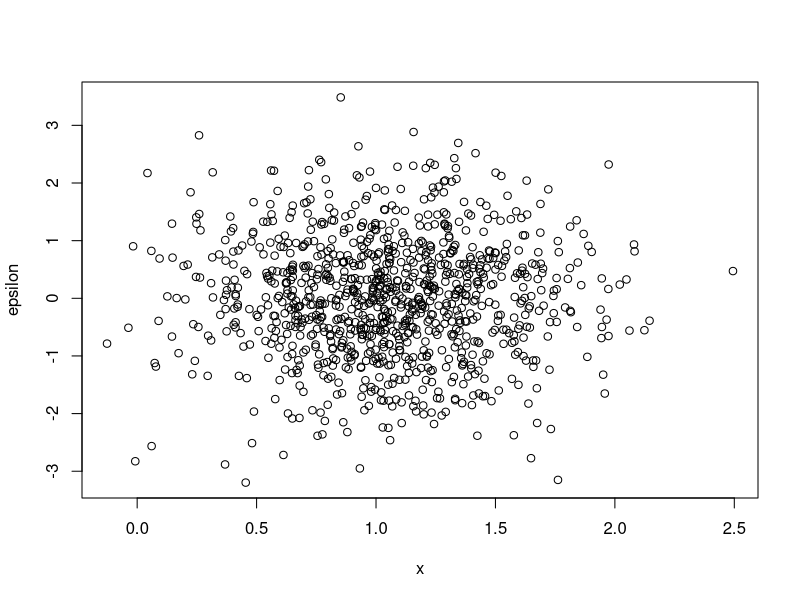
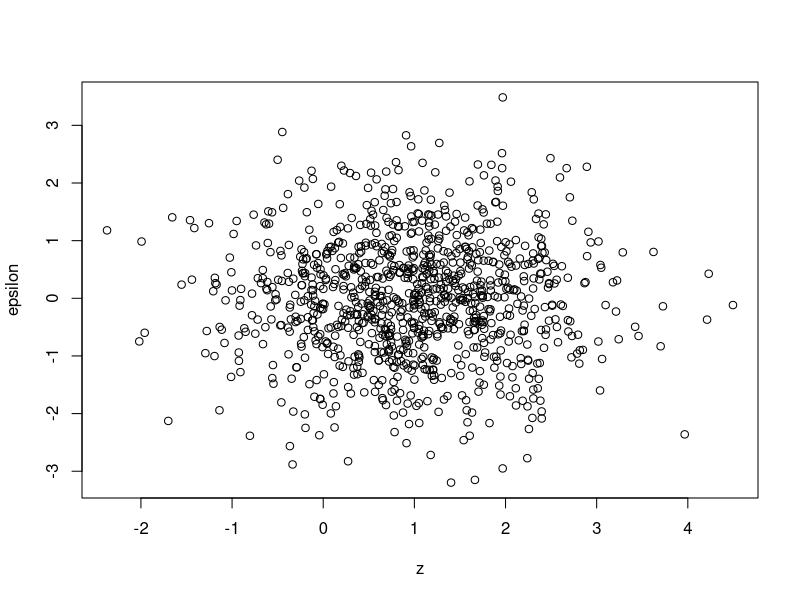
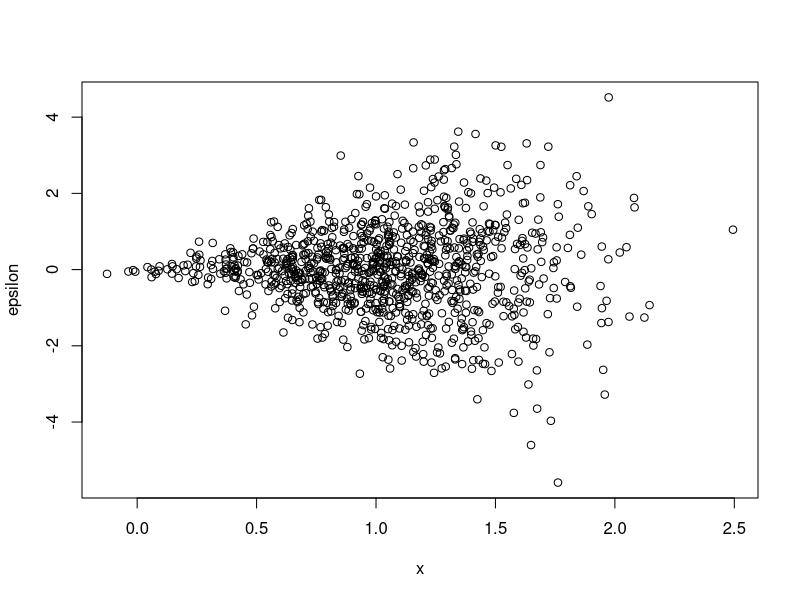

Here is the R script that generated these plots, in order:
# Use R, check each of these examples separately
# true model: y = 1.5 + 1*x + 1*z + epsilon
# intercept = 1.5, both coefficients = 1.0

# Reading data for CCS2
# CS2_data <- read_csv("CaseStudy2_Tran.csv")
# CS2_data <- CS2_data[complete.cases(CS2_data), ]

################################### EXAMPLE 1 ###################################
# Multicollinearity: small sample + small correlation
# gamma determines the correlation between x and z
# small gamma -> low correlation
set.seed(42)
N=100
gamma = 0.05

# Assigning variables
z <- rnorm(N, 1, 1)
x <- gamma*z + rnorm(N, 1, 0.4)
y <- 1.5 + z + x + rnorm(N, 0, 1)

# Regression
# Here we are regressing y on x and y
ex1 <- lm(y ~ x + z)

# Display regression results
summary(ex1)

################################### EXAMPLE 2 ###################################
# Multicollinearity: small sample + large correlation
# large gamma -> high correlation
set.seed(32)
N=100
gamma = 5

# Assigning variables
z <- rnorm(N, 1, 1)
x <- gamma*z + rnorm(N, 1, 0.4)
y <- 1.5 + z + x + rnorm(N, 0, 1)

# Regression
ex2 <- lm(y ~ x + z)
summary(ex2)

################################### EXAMPLE 3 ###################################
# Multicollinearity: large sample + large correlation
# large gamma -> high correlation
# but sample size is large
set.seed(32)
N=100000
gamma = 5

# Assigning variables
z <- rnorm(N, 1, 1)
x <- gamma*z + rnorm(N, 1, 0.4)
y <- 1.5 + z + x + rnorm(N, 0, 1)

# Regression
ex3 <- lm(y ~ x + z)
summary(ex3)

################################### EXAMPLE 4 ###################################
# Heteroscedasticity: testing for presence by plotting epsilon vs x and z
set.seed(42)
N=1000
gamma = 0.05

# Assigning variables
z <- rnorm(N, 1, 1)
x <- gamma*z + rnorm(N, 1, 0.4)
y <- 1.5 + z + x + rnorm(N, 0, 1)

# Regression
ex4 <- lm(y ~ x + z)

# Epsilon
epsilon = ex4$residuals
plot(x, epsilon)
plot(z, epsilon)
# The epsilon has a constant variance = 1, independent of the x and z

################################### EXAMPLE 5 ###################################
# Heteroscedasticity: testing for presence by plotting epsilon vs x and z
set.seed(42)
N=1000
gamma = 0.05

# Assigning variables
z <- rnorm(N, 1, 1)
x <- gamma*z + rnorm(N, 1, 0.4)
# In this example, we make the variance of epsilon a function of x
y <- NULL
for(i in 1:N){y[i] <- 1.5 + z[i] + x[i] + rnorm(1, 0, abs(x[i]))}

# Regression
ex5 <- lm(y ~ x + z)

# Epsilon
epsilon = ex5$residuals
plot(x, epsilon)
# The epsilon has heteroscedasticity

########################## Calculating Standard Errors ##########################

##### Regular standard errors
X <- cbind(1, x, z)
exSE <- lm(y ~ x + z)

# Check the standard errors from the regression
summary(exSE)

# Alternatively, you can calculate them manually
Vmat = (var(epsilon) * solve(t(X)%*%X)) * N / (N - 2)
sqrt(diag(Vmat))

# Or use a separate library
library(sandwich)
sqrt(diag(vcov(exSE)))

# Check that the three methods are the same

##### Robust standard errors
# Manual
V = diag(epsilon^2)
Vmat = solve(t(X)%*%X)%*%t(X)%*%(V)%*%X%*%solve(t(X)%*%X) * N / (N - 3)
sqrt(diag(Vmat))

# Using sandwich library
sqrt(diag(vcovHC(exSE, type = "HC0")))

################################### EXAMPLE 6 ###################################
# Omitted variable bias with correlation between x and z
set.seed(42)
N=1000
gamma = -0.5

# Assigning variables
z <- rnorm(N, 1, 1)
x <- gamma*z + rnorm(N, 1, 0.4)
y <- 1.5 + z + x + rnorm(N, 0, 1)

# Regression
ex61 <- lm(y ~ x + z)
summary(ex61)

# Regression on only x (omitting z)
ex62 <- lm(y ~ x)
summary(ex62)

# Regression on only z (omitting x)
ex63 <- lm(y ~ z)
summary(ex63)

################################### EXAMPLE 7 ###################################
# Measurement error
set.seed(42)
N=1000

# Assigning variables
x <- rnorm(N, 1, 0.4)
z <- rnorm(N, 1, 1)
Xerr <- x + rnorm(N, 0, 0.5)
y <- 1.5 + z + x + rnorm(N, 0, 1)

# Regression
ex7 <- lm(y ~ Xerr + z)
summary(ex7)

##### To find endogeneity, try plotting the error vs x or z
